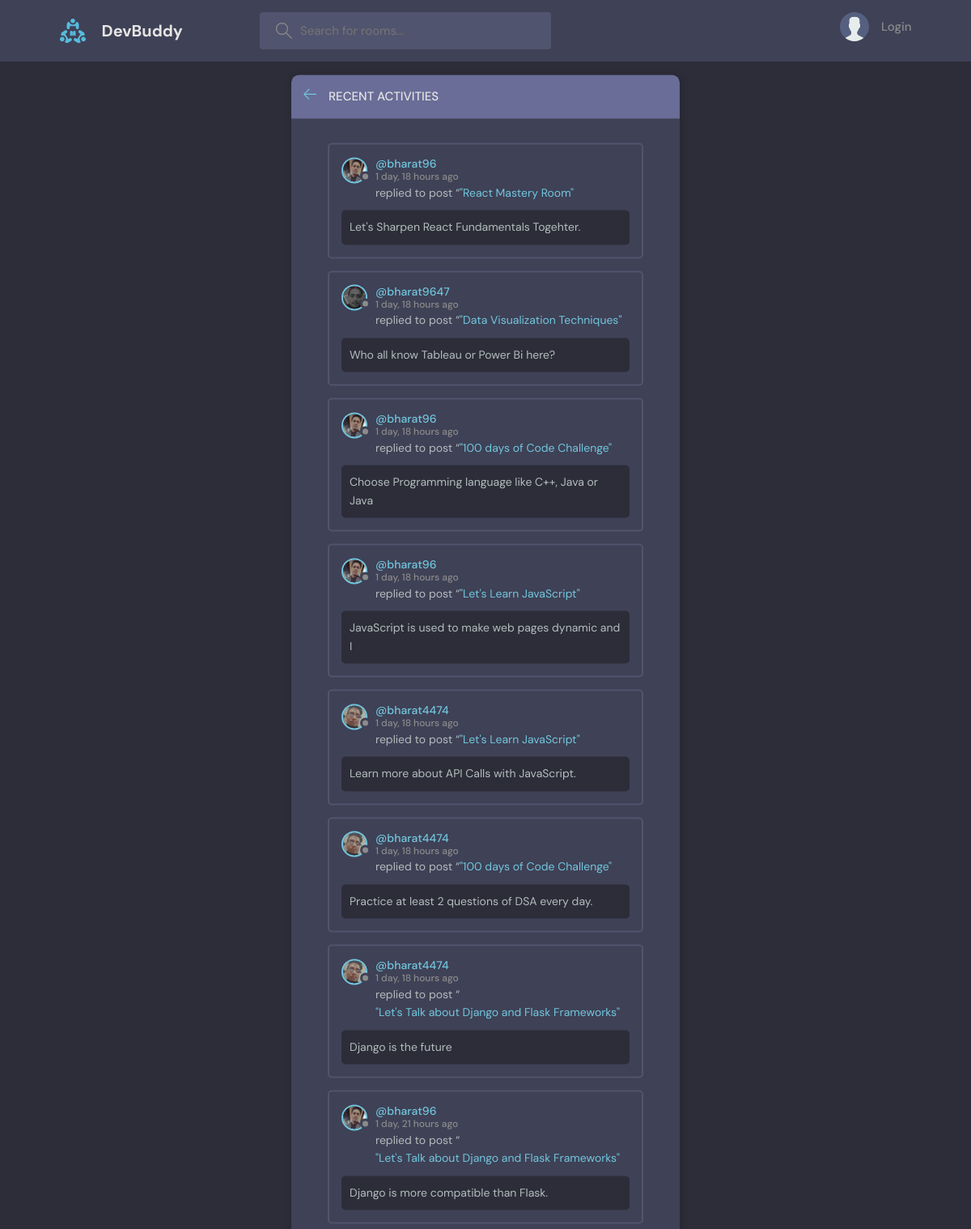
The page /activity/ on the database as committed earlier.
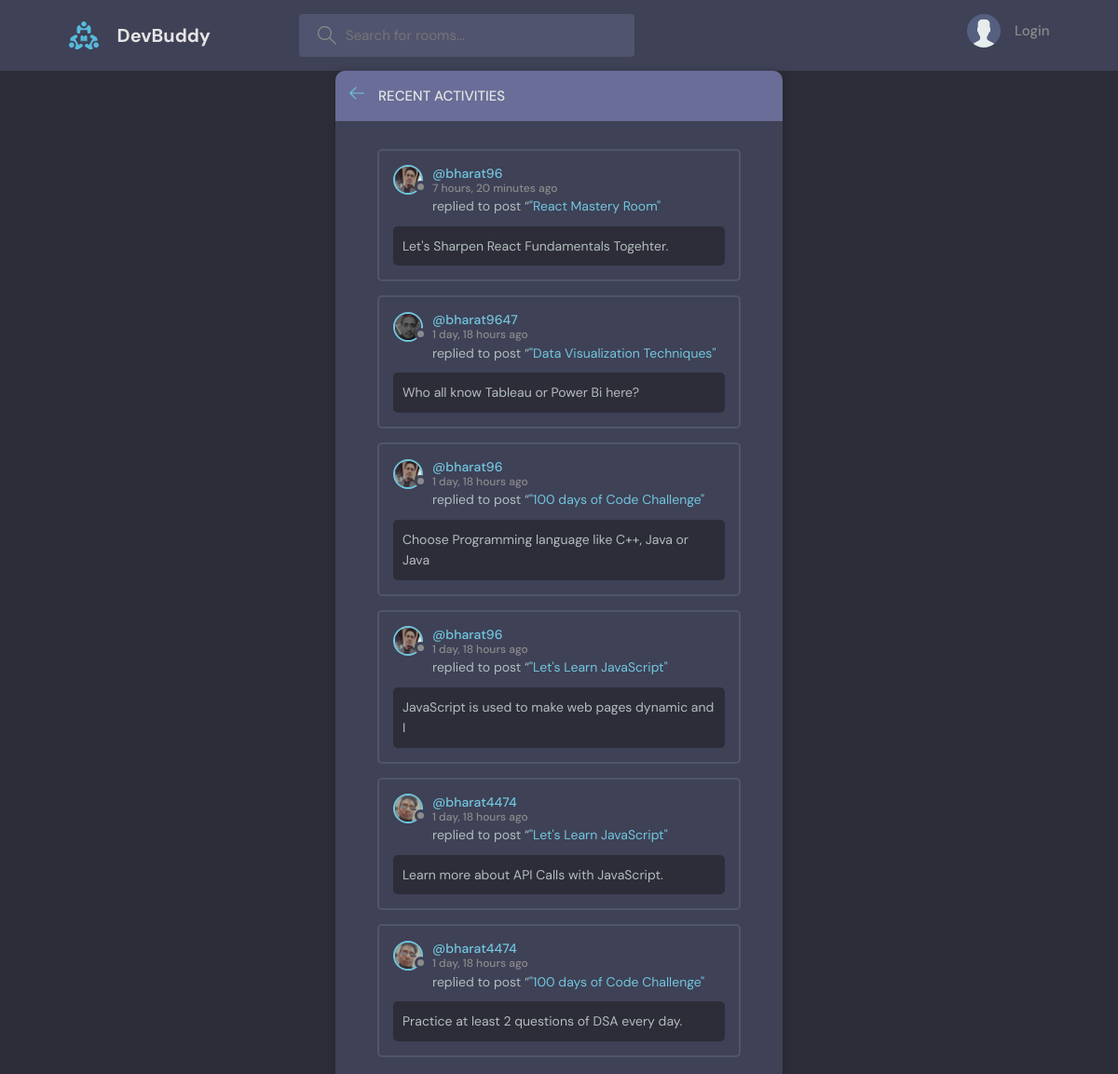
The same page on the database as committed later.
### base/models.py (models this page shows)
class Message(models.Model):
    user = models.ForeignKey(User, on_delete=models.CASCADE)
    room = models.ForeignKey(Room, on_delete=models.CASCADE)
    body = models.TextField()
    updated = models.DateTimeField(auto_now=True)
    created = models.DateTimeField(auto_now_add=True)
    class Meta:
        ordering = ['-updated', '-created']
    def __str__(self):
        return self.body[0:50]

class User(AbstractUser):
    name = models.CharField(max_length=200, null=True)
    email = models.EmailField(unique=True, null=True)
    bio = models.TextField(null=True)
    avatar = models.ImageField(null=True, default="avatar.svg")
    USERNAME_FIELD = 'email'
    REQUIRED_FIELDS = []

class Room(models.Model):
    host = models.ForeignKey(User, on_delete=models.SET_NULL, null=True)
    topic = models.ForeignKey(Topic, on_delete=models.SET_NULL, null=True)
    name = models.CharField(max_length=200)
    description = models.TextField(null=True, blank=True)       #null=True is for database and blank=True is for form.
    participants = models.ManyToManyField(User, related_name='participants', blank=True)
    updated = models.DateTimeField(auto_now=True)               #auto_now saves instance of date and time everytime database changes.
    created = models.DateTimeField(auto_now_add=True)           #auto_now_add only saves the instance of date and time once database is created.
    class Meta:
        ordering = ['-updated', '-created']
    def __str__(self):
        return self.name

### base/views.py (the view)
# urls.py: path('activity/', views.activityPage, name='activity'),
def activityPage(request):
    room_messages = Message.objects.all()
    return render(request, 'base/activity.html', {'room_messages':room_messages})

### base/templates/base/activity.html (shortened to what this page needs)
{% extends 'main.html' %}
{% block content %}
    <main class="layout">
      <div class="container">
        <div class="layout__box">
          <div class="layout__boxHeader">
            <div class="layout__boxTitle">
              <a href="{% url 'home' %}">
                <svg version="1.1" xmlns="http://www.w3.org/2000/svg" width="32" height="32" viewBox="0 0 32 32">
                  <title>arrow-left</title>
                  <path
                    d="M13.723 2.286l-13.723 13.714 13.719 13.714 1.616-1.611-10.96-10.96h27.625v-2.286h-27.625l10.965-10.965-1.616-1.607z"
                  ></path>
                </svg>
              </a>
              <h3>Recent Activities</h3>
            </div>
          </div>
          <div class="activities-page layout__body">
            {% for message in room_messages %}
            <div class="activities__box">
                <div class="activities__boxHeader roomListRoom__header">
                  <a href="{% url 'user-profile' message.user.id %}" class="roomListRoom__author">
                    <div class="avatar avatar--small">
                      <img src="{{ message.user.avatar.url }}" />
                    </div>
                    <p>
                      @{{ message.user.username }}
                      <span>{{ message.created|timesince }} ago</span>
                    </p>
                  </a>
                </div>
                <div class="activities__boxContent">
                  <p>replied to post “<a href="{% url 'room' message.room.id %}">"{{ message.room }}"</a></p>
                  <div class="activities__boxRoomContent">
                      {{ message }}
                  </div>
                </div>
              </div>
            {% endfor %}
          </div>
        </div>
      </div>
    </main>
{% endblock %}

Rows that differ between the two databases and show on the page:
removed Message: user.avatar (picture), user.username "bharat96", created "1 day, 18 hours", room "React Mastery Room", body "Let's Sharpen React Fundamentals Togehter."
removed Message: user.avatar (picture), user.username "bharat4474", created "1 day, 18 hours", room "Let's Talk about Django and Flask Frameworks", body "Django is the future"
removed Message: user.avatar (picture), user.username "bharat96", created "1 day, 21 hours", room "Let's Talk about Django and Flask Frameworks", body "Django is more compatible than Flask."
added Message: user.avatar (picture), user.username "bharat96", created "7 hours, 20 minutes", room "React Mastery Room", body "Let's Sharpen React Fundamentals Togehter."
